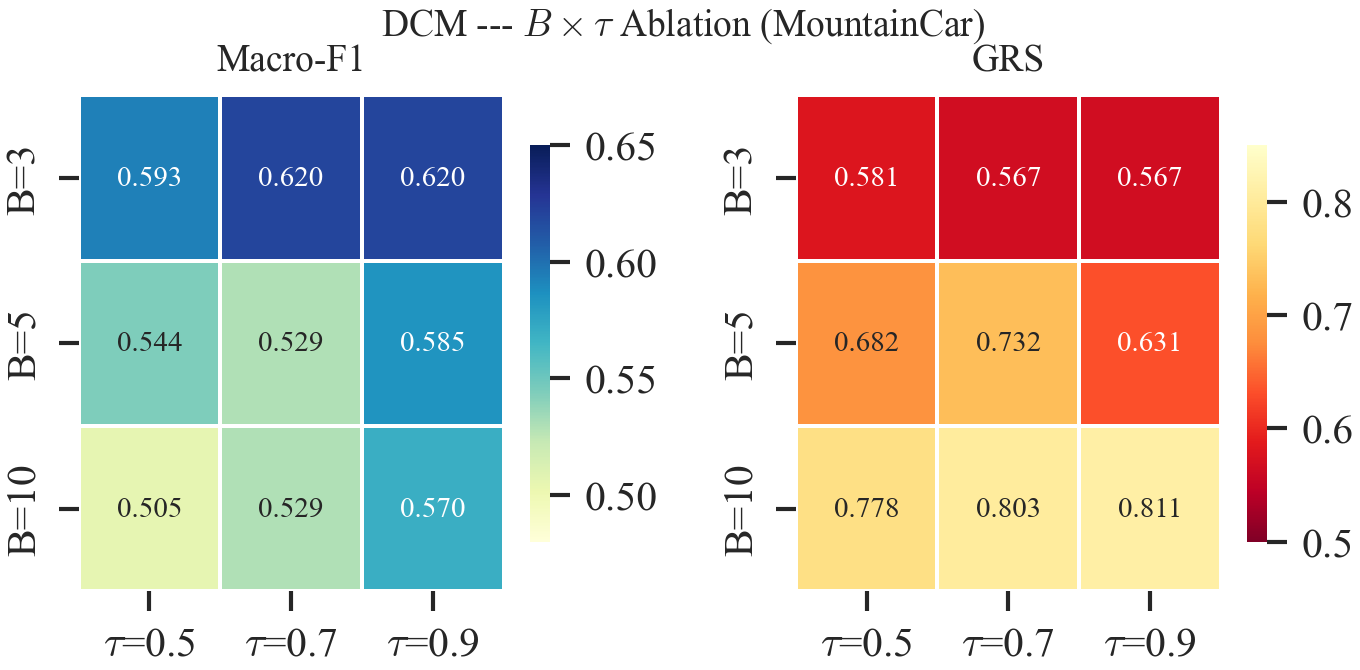

Source code (Python):
#!/usr/bin/env python
"""Ensemble size x support threshold ablation (default merge, MountainCar).

Shows held-out Macro-F1 and GRS across B∈{3,5,10} × τ∈{0.5,0.7,0.9}
using the stored ablation cells in consensus_merge_results.json.
"""
import sys, os
sys.path.insert(0, os.path.dirname(os.path.dirname(os.path.abspath(__file__))))

import numpy as np
from figures._style import apply_style, savefig, load_json, COL2
from pathlib import Path
import matplotlib.pyplot as plt
import seaborn as sns

ROOT = Path(__file__).resolve().parent.parent
RESULTS = ROOT / "experiments" / "results"

BS = [3, 5, 10]
TAUS = [0.5, 0.7, 0.9]


def _extract_grids(data):
    grid = data.get("ablations", {}).get("B_tau_grid", {})
    if not grid:
        return None, None

    f1_grid = np.full((len(BS), len(TAUS)), np.nan, dtype=float)
    grs_grid = np.full((len(BS), len(TAUS)), np.nan, dtype=float)

    for b_idx, b_val in enumerate(BS):
        for tau_idx, tau_val in enumerate(TAUS):
            key = f"B{b_val}_tau{tau_val}"
            cell = grid.get(key)
            if cell is None:
                continue
            f1_grid[b_idx, tau_idx] = cell["fidelity"]["mean_f1"]
            grs_grid[b_idx, tau_idx] = cell["stability"]["GRS_wj"]

    if np.isnan(f1_grid).any() or np.isnan(grs_grid).any():
        return None, None

    return f1_grid, grs_grid


def main():
    apply_style()

    # Load consensus results for MC — ablation data is stored in the main file.
    path = RESULTS / "mountaincar_v0" / "consensus_merge_results.json"
    if not path.exists():
        print("  SKIP fig5: no consensus results for MountainCar")
        return

    data = load_json(path)

    f1_grid, grs_grid = _extract_grids(data)
    if f1_grid is None or grs_grid is None:
        print("  SKIP fig5: incomplete B×tau ablation data in consensus results")
        return

    f1_vmin = min(0.48, float(np.nanmin(f1_grid)))
    f1_vmax = max(0.65, float(np.nanmax(f1_grid)))
    grs_vmin = min(0.5, float(np.nanmin(grs_grid)))
    grs_vmax = max(0.85, float(np.nanmax(grs_grid)))

    fig, (ax1, ax2) = plt.subplots(1, 2, figsize=(COL2 * 0.75, COL2 * 0.3))

    # F1 heatmap
    sns.heatmap(f1_grid, ax=ax1, annot=True, fmt=".3f", cmap="YlGnBu",
                xticklabels=[r"$\tau$=0.5", r"$\tau$=0.7", r"$\tau$=0.9"],
                yticklabels=[f"B={b}" for b in BS],
                vmin=f1_vmin, vmax=f1_vmax, cbar_kws={"shrink": 0.8},
                annot_kws={"size": 7}, linewidths=0.5, linecolor="white")
    ax1.set_title("Macro-F1", fontsize=9)

    # GRS heatmap
    sns.heatmap(grs_grid, ax=ax2, annot=True, fmt=".3f", cmap="YlOrRd_r",
                xticklabels=[r"$\tau$=0.5", r"$\tau$=0.7", r"$\tau$=0.9"],
                yticklabels=[f"B={b}" for b in BS],
                vmin=grs_vmin, vmax=grs_vmax, cbar_kws={"shrink": 0.8},
                annot_kws={"size": 7}, linewidths=0.5, linecolor="white")
    ax2.set_title("GRS", fontsize=9)

    fig.suptitle(r"DCM --- $B \times \tau$ Ablation (MountainCar)", fontsize=9, y=1.02)
    fig.subplots_adjust(wspace=0.35)
    savefig(fig, "fig_consensus_ablation")


if __name__ == "__main__":
    main()
